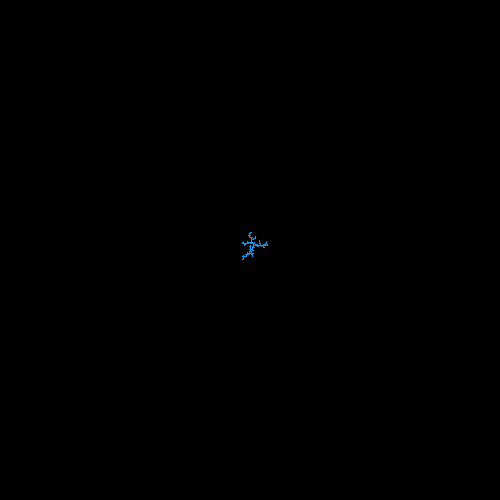
Frame 1 (no input)
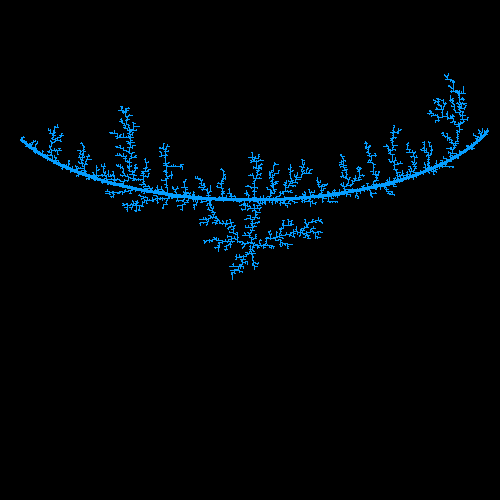
Frame 60 (the mouse pressed at the canvas centre just before this capture)
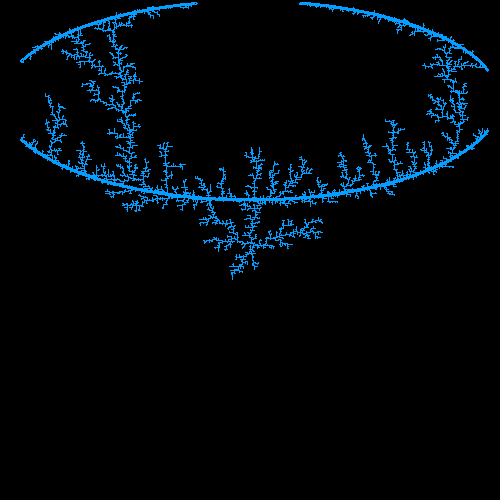
Frame 120 (the mouse held since frame 60 and released just before this capture)

The Processing sketch that drew these frames (run headless with seeded random() and noise(); from frame 60 on, the mouse is pressed at the canvas centre):

// Processing sketch: processing_4416
// ── processing_4416.pde

// Credit- Tom Health for code inspiration

color c = color(5, 157, 255); 
 
void setup() { 
  size(500,500); 
  background(0); 
  set(width/2,height/2,c); 
} 
 
void draw() { 
  loadPixels(); 
  for (int i=0;i<2000;i++) { 
    float r = random(TWO_PI); 
    int x = width/2 + int(width/2*sin(r)); 
    int y = height/5 + int(height/5*cos(r)); 
    while (x>20 && x<width-12 && y>2 && y<height-5) { 
      int move = (int)random(4); 
      if (move == 0) {  
        x++; 
      }  
      else if (move == 1) {  
        x--; 
      }  
      else if (move == 2) {  
        y++; 
      }  
      else if (move == 3) {  
        y--; 
      } 
      if (pixels[y*width+x-1]==c || pixels[y*width+x+1]==c || pixels[(y+1)*width+x]==c || pixels[(y-1)*width+x]==c) { 
        pixels[y*height+x] = c; 
        break; 
      } 
    } 
  } 
  updatePixels(); 
} 
 
void mousePressed() { 
   background(0); 
  set(width/2,height/2,c); 
} 
 
 
 
